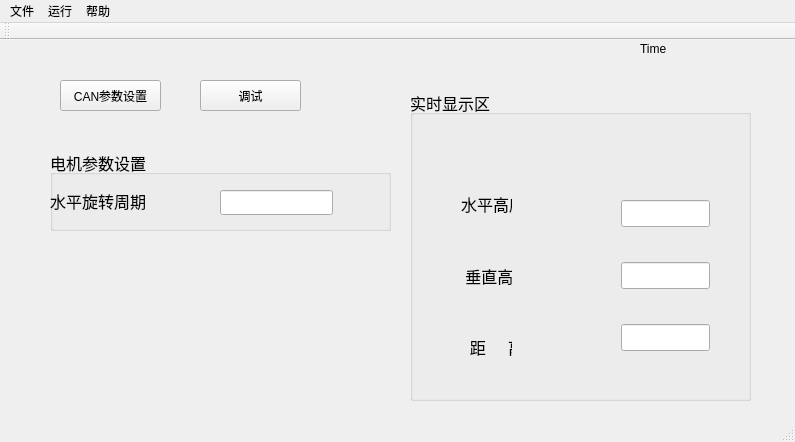
<?xml version="1.0" encoding="UTF-8"?>
<ui version="4.0">
 <class>StepMotor</class>
 <widget class="QMainWindow" name="StepMotor">
  <property name="geometry">
   <rect>
    <x>0</x>
    <y>0</y>
    <width>795</width>
    <height>442</height>
   </rect>
  </property>
  <property name="windowTitle">
   <string>StepMotor</string>
  </property>
  <widget class="QWidget" name="centralWidget">
   <widget class="QPushButton" name="pB_Can_Set">
    <property name="geometry">
     <rect>
      <x>60</x>
      <y>40</y>
      <width>101</width>
      <height>31</height>
     </rect>
    </property>
    <property name="text">
     <string>CAN参数设置</string>
    </property>
   </widget>
   <widget class="QGroupBox" name="groupBox">
    <property name="geometry">
     <rect>
      <x>50</x>
      <y>110</y>
      <width>341</width>
      <height>81</height>
     </rect>
    </property>
    <property name="font">
     <font>
      <pointsize>12</pointsize>
     </font>
    </property>
    <property name="title">
     <string>电机参数设置</string>
    </property>
    <widget class="QLabel" name="label">
     <property name="geometry">
      <rect>
       <x>0</x>
       <y>40</y>
       <width>101</width>
       <height>21</height>
      </rect>
     </property>
     <property name="font">
      <font>
       <pointsize>12</pointsize>
      </font>
     </property>
     <property name="text">
      <string>水平旋转周期</string>
     </property>
    </widget>
    <widget class="QLineEdit" name="lE_Horizon_Set">
     <property name="geometry">
      <rect>
       <x>170</x>
       <y>40</y>
       <width>113</width>
       <height>25</height>
      </rect>
     </property>
    </widget>
   </widget>
   <widget class="QGroupBox" name="groupBox_2">
    <property name="geometry">
     <rect>
      <x>410</x>
      <y>50</y>
      <width>341</width>
      <height>311</height>
     </rect>
    </property>
    <property name="font">
     <font>
      <pointsize>12</pointsize>
     </font>
    </property>
    <property name="title">
     <string>实时显示区</string>
    </property>
    <widget class="QWidget" name="layoutWidget">
     <property name="geometry">
      <rect>
       <x>40</x>
       <y>70</y>
       <width>73</width>
       <height>231</height>
      </rect>
     </property>
     <layout class="QVBoxLayout" name="verticalLayout">
      <item>
       <widget class="QLabel" name="lb_Horizon_Heigh">
        <property name="text">
         <string>水平高度</string>
        </property>
       </widget>
      </item>
      <item>
       <widget class="QLabel" name="lb_Vertical_Heigh">
        <property name="text">
         <string> 垂直高度</string>
        </property>
       </widget>
      </item>
      <item>
       <widget class="QLabel" name="lb_Distance">
        <property name="text">
         <string>  距     离</string>
        </property>
       </widget>
      </item>
     </layout>
    </widget>
    <widget class="QWidget" name="layoutWidget">
     <property name="geometry">
      <rect>
       <x>200</x>
       <y>70</y>
       <width>111</width>
       <height>231</height>
      </rect>
     </property>
     <layout class="QVBoxLayout" name="verticalLayout_2">
      <item>
       <widget class="QLineEdit" name="lE_Horizon_Heigh"/>
      </item>
      <item>
       <widget class="QLineEdit" name="lE_Horizon_Heigh_2"/>
      </item>
      <item>
       <widget class="QLineEdit" name="lE_Distance"/>
      </item>
     </layout>
    </widget>
   </widget>
   <widget class="QLabel" name="lb_Time">
    <property name="geometry">
     <rect>
      <x>640</x>
      <y>0</y>
      <width>181</width>
      <height>17</height>
     </rect>
    </property>
    <property name="text">
     <string>Time</string>
    </property>
   </widget>
   <widget class="QPushButton" name="pushButton">
    <property name="geometry">
     <rect>
      <x>200</x>
      <y>40</y>
      <width>101</width>
      <height>31</height>
     </rect>
    </property>
    <property name="text">
     <string>调试</string>
    </property>
   </widget>
  </widget>
  <widget class="QMenuBar" name="menuBar">
   <property name="geometry">
    <rect>
     <x>0</x>
     <y>0</y>
     <width>795</width>
     <height>26</height>
    </rect>
   </property>
   <widget class="QMenu" name="menu_file">
    <property name="title">
     <string>文件</string>
    </property>
    <addaction name="action"/>
    <addaction name="action_2"/>
   </widget>
   <widget class="QMenu" name="menu_run">
    <property name="title">
     <string>运行</string>
    </property>
    <addaction name="action_Start"/>
    <addaction name="action_Stop"/>
    <addaction name="action_Exit"/>
   </widget>
   <widget class="QMenu" name="menu_help">
    <property name="title">
     <string>帮助</string>
    </property>
   </widget>
   <addaction name="menu_file"/>
   <addaction name="menu_run"/>
   <addaction name="menu_help"/>
  </widget>
  <widget class="QToolBar" name="mainToolBar">
   <attribute name="toolBarArea">
    <enum>TopToolBarArea</enum>
   </attribute>
   <attribute name="toolBarBreak">
    <bool>false</bool>
   </attribute>
  </widget>
  <widget class="QStatusBar" name="statusBar"/>
  <action name="action">
   <property name="text">
    <string>保存配置文件</string>
   </property>
  </action>
  <action name="action_2">
   <property name="text">
    <string>导入配置文件</string>
   </property>
  </action>
  <action name="action_Start">
   <property name="text">
    <string>开始</string>
   </property>
  </action>
  <action name="action_Stop">
   <property name="text">
    <string>停止</string>
   </property>
  </action>
  <action name="action_Exit">
   <property name="text">
    <string>退出</string>
   </property>
  </action>
 </widget>
 <layoutdefault spacing="6" margin="11"/>
 <resources/>
 <connections/>
</ui>
